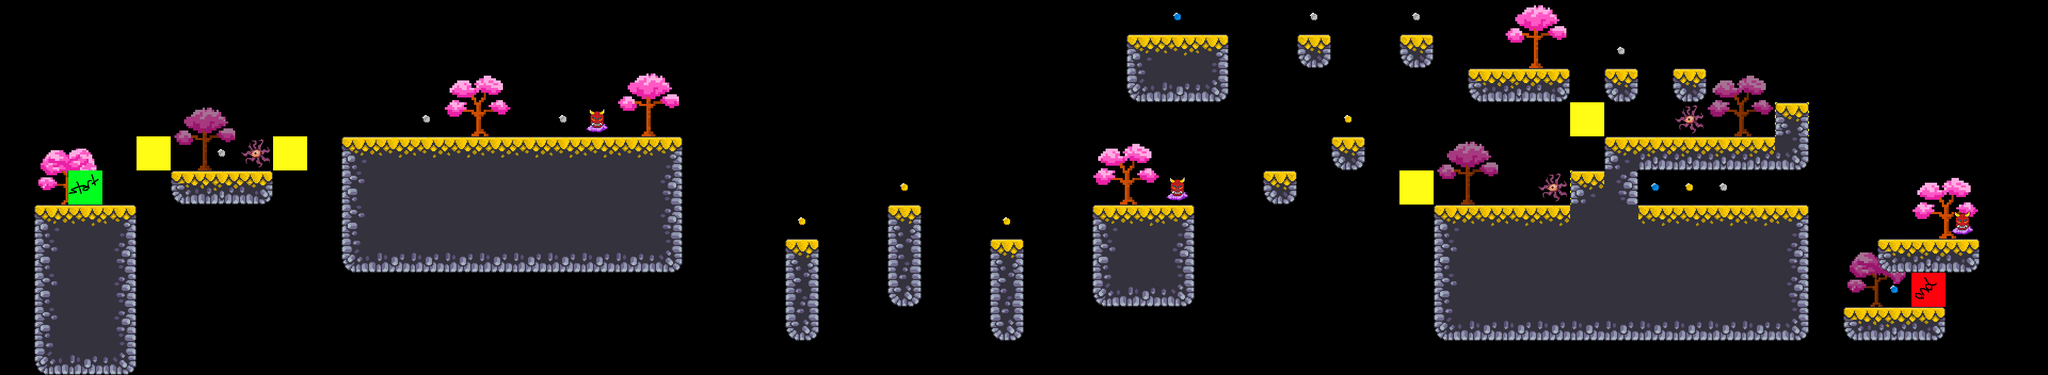

This is a level from a 2D game, rendered from its Tiled map with the project's own tilesets. A one-line summary and the map file follow, with tile-layer data summarised:
An orthogonal 60x11 tile map with 64x64 px tiles, 7 tile layers (contrainte, arbre_fg, arbre_bg, terrain, ...), 6 tilesets.

<map version="1.10" tiledversion="1.10.1" orientation="orthogonal" renderorder="right-down" width="60" height="11" tilewidth="64" tileheight="64" infinite="0" nextlayerid="8" nextobjectid="1">
 <editorsettings>
  <export target="../0/level_0.csv" format="csv" />
 </editorsettings>
 <tileset firstgid="1" source="../tilesets/terrain.tsx" />
 <tileset firstgid="17" source="../tilesets/coins.tsx" />
 <tileset firstgid="20" source="../tilesets/arbre.tsx" />
 <tileset firstgid="26" source="../tilesets/player.tsx" />
 <tileset firstgid="28" source="../tilesets/ennemies.tsx" />
 <tileset firstgid="32" source="../tilesets/contrainte.tsx" />
 <layer id="7" name="contrainte" width="60" height="11">
  <data>[660 cells, 6 non-empty, 1 distinct tile ids]</data>
 </layer>
 <layer id="3" name="arbre_fg" width="60" height="11">
  <data>[660 cells, 6 non-empty, 3 distinct tile ids]</data>
 </layer>
 <layer id="4" name="arbre_bg" width="60" height="11">
  <data>[660 cells, 4 non-empty, 3 distinct tile ids]</data>
 </layer>
 <layer id="1" name="terrain" width="60" height="11">
  <data>[660 cells, 150 non-empty, 16 distinct tile ids]</data>
 </layer>
 <layer id="2" name="coins" width="60" height="11">
  <data>[660 cells, 15 non-empty, 3 distinct tile ids]</data>
 </layer>
 <layer id="6" name="ennemies" width="60" height="11">
  <data>[660 cells, 6 non-empty, 2 distinct tile ids]</data>
 </layer>
 <layer id="5" name="player" width="60" height="11">
  <data>[660 cells, 2 non-empty, 2 distinct tile ids]</data>
 </layer>
</map>
